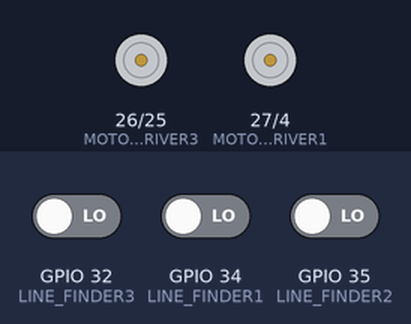
The sketch below on a simulated ESP32. On the bench: motor-driver pin pairs drawn as motors (green arrow = first pin HIGH = forward, orange = second pin HIGH = backward, longer = more drive). The test bench sets the inputs (shaded band); at power-on: GPIO 32 (LINE_FINDER3) LOW, GPIO 34 (LINE_FINDER1) LOW, GPIO 35 (LINE_FINDER2) LOW.

Above: at 1.2 s.
1.3 s: GPIO 32 (LINE_FINDER3) driven HIGH
At 2.4 s:
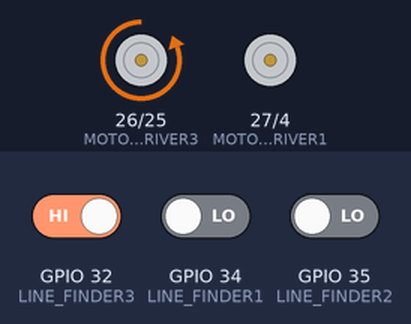
2.9 s: GPIO 34 (LINE_FINDER1) driven HIGH
At 4.1 s:
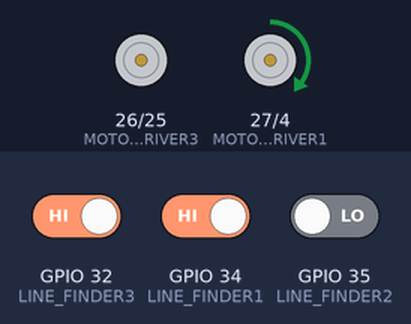
4.4 s: GPIO 35 (LINE_FINDER2) driven HIGH
At 5.6 s:
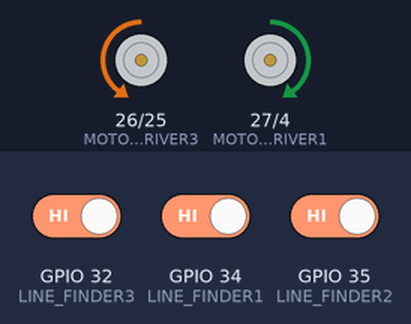
5.9 s: GPIO 35 (LINE_FINDER2) driven LOW
At 6.6 s:
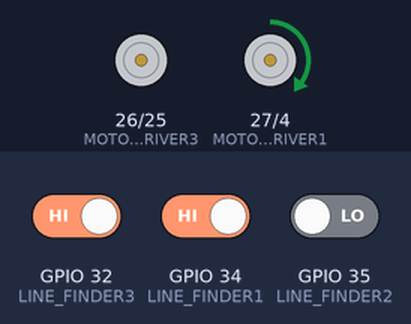
7.4 s: GPIO 32 (LINE_FINDER3) driven LOW
At 8.8 s:
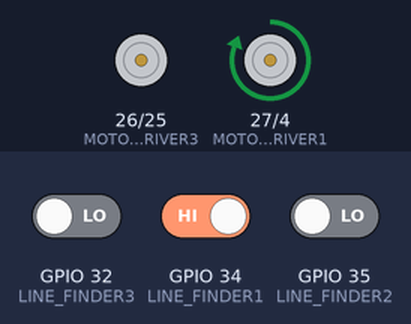
Timing chart, 0 to 9.9 s (numbered marks = the images above; inputs shaded):
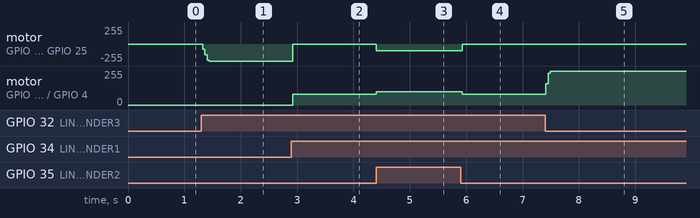

The sketch:

frank_final.ino
```cpp
//written by Philipp

//max analogWrite: 250

#define STANDARD_SPEED 100
#define SPEED_ADD 80
#define ROTATE_TIME 200
#define ROTATE_SPEED 90

//Motor Driver
int MOTOR_DRIVER1 = 27, MOTOR_DRIVER2 = 4, MOTOR_DRIVER3 = 26, MOTOR_DRIVER4 = 25, speed_left, speed_right;


//Ultraschall Sensor
int US_TRIGGER1 = 18, US_ECHO1 = 39;
long US_DURATION, US_DISTANCE;

//Line Finder
int LINE_FINDER1 = 34, LINE_FINDER2 = 35, LINE_FINDER3 = 32;
int LINE_LEFT, LINE_RIGHT, LINE_MIDDEL;

//deklarierung der Funktionen
void motor_controll(int left_speed, int right_speed);
void get_distance();
void get_ir_input();
void object_evasion();


void setup() {
	//Ultraschall Sensor
	Serial.begin (9600);
	pinMode(US_TRIGGER1, OUTPUT);
	pinMode(US_ECHO1, INPUT);

	//Motor_Driver
	pinMode(MOTOR_DRIVER1, OUTPUT);
	pinMode(MOTOR_DRIVER2, OUTPUT);
	pinMode(MOTOR_DRIVER3, OUTPUT);
	pinMode(MOTOR_DRIVER4, OUTPUT);

	//Line Finder
	pinMode(LINE_FINDER1, INPUT);
	pinMode(LINE_FINDER2, INPUT);
	pinMode(LINE_FINDER3, INPUT);

}

void loop() {
	//get sensor data
	//get_distance();
	get_ir_input();

/*
	if(US_DISTANCE < 40) {
		object_avasion();
	}
*/
	//checks if the middle sensor is on the line
	if(!LINE_MIDDEL) {
		if(LINE_RIGHT) {
			//maybe 0 for l speed
			speed_right += SPEED_ADD;
			speed_left = 0;
		}
		if(LINE_LEFT) {
			//maybe 0 for r speed
			speed_left += SPEED_ADD;
			speed_right = 0;
		}
		motor_controll(speed_left, speed_right);
	} else motor_controll(STANDARD_SPEED, STANDARD_SPEED);

	delay(40);
}

//nimmt left_speed und rigth_speed als input, stellt die jeweiligen pins ein
void motor_controll(int left_speed, int right_speed) {
	if(left_speed > 0) {

		analogWrite(MOTOR_DRIVER2, 0);
		analogWrite(MOTOR_DRIVER1, left_speed);

	} else {

		analogWrite(MOTOR_DRIVER1, 0);
		analogWrite(MOTOR_DRIVER2, left_speed);

	}

	if(right_speed > 0) {

		analogWrite(MOTOR_DRIVER3, 0);
		analogWrite(MOTOR_DRIVER4, right_speed);

	} else {

		analogWrite(MOTOR_DRIVER4, 0);
		analogWrite(MOTOR_DRIVER3, right_speed);
	}
}

//triggers den Ultraschall sensor und schreibt die Distanz in den US_DISTANCE Wert fix für den nicht funktionierenden us sensor: manual lesen und merken dass man 1,7 V zu wenig hat
void get_distance() {
	digitalWrite(US_TRIGGER1, HIGH);
	delay(10);

	digitalWrite(US_TRIGGER1, LOW);

	US_DURATION = pulseIn(US_ECHO1, HIGH);
	US_DISTANCE = (US_DURATION / 2) * 0.03432;
}

void get_ir_input() {
	LINE_MIDDEL = digitalRead(35);
	LINE_LEFT = digitalRead(34);
	LINE_RIGHT = digitalRead(32);
}

//measures distance to object and distance in 0,5 seconds, rotates and drives for a calculatet amount of time
void object_evasion() {
	get_distance();

	int previous_distance = US_DISTANCE;

	delay(500);

	get_distance();

	int cm_per_sec = (previous_distance - US_DISTANCE) * 2;

	//rotate l
	motor_controll(0, ROTATE_SPEED);
	delay(ROTATE_TIME);

	//drive for x delay
	motor_controll(STANDARD_SPEED, STANDARD_SPEED);
	delay(500 * (US_DISTANCE / cm_per_sec));

	//rotate r
	motor_controll(ROTATE_SPEED, 0);
	delay(ROTATE_TIME);

	//drive for x delay
	motor_controll(STANDARD_SPEED, STANDARD_SPEED);
	delay(500 * (US_DISTANCE / cm_per_sec));

	//rotate l
	motor_controll(0, ROTATE_SPEED);
	delay(ROTATE_TIME);

	motor_controll(STANDARD_SPEED, STANDARD_SPEED);
}
```

Measured:
- after the input at 1.3 s, motor on GPIO 26 (MOTOR_DRIVER3) / GPIO 25 (MOTOR_DRIVER4): stopped → backward 255/255 at once
- after the input at 2.9 s, motor on GPIO 26 (MOTOR_DRIVER3) / GPIO 25 (MOTOR_DRIVER4): backward 255/255 → stopped at once; motor on GPIO 27 (MOTOR_DRIVER1) / GPIO 4 (MOTOR_DRIVER2): stopped → forward 80/255 at once
- after the input at 4.4 s, motor on GPIO 26 (MOTOR_DRIVER3) / GPIO 25 (MOTOR_DRIVER4): stopped → backward 100/255 at once; motor on GPIO 27 (MOTOR_DRIVER1) / GPIO 4 (MOTOR_DRIVER2): forward 80/255 → forward 100/255 at once
- after the input at 5.9 s, motor on GPIO 26 (MOTOR_DRIVER3) / GPIO 25 (MOTOR_DRIVER4): backward 100/255 → stopped at once; motor on GPIO 27 (MOTOR_DRIVER1) / GPIO 4 (MOTOR_DRIVER2): forward 100/255 → forward 80/255 at once
- after the input at 7.4 s, motor on GPIO 27 (MOTOR_DRIVER1) / GPIO 4 (MOTOR_DRIVER2): forward 80/255 → forward 255/255 at once
